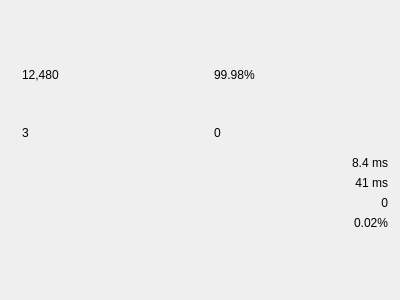
<?xml version="1.0" encoding="UTF-8"?>
<ui version="4.0">
 <class>CollectionStatisticsWodget</class>
 <widget class="QWidget" name="CollectionStatisticsWodget">
  <property name="geometry">
   <rect>
    <x>0</x>
    <y>0</y>
    <width>400</width>
    <height>300</height>
   </rect>
  </property>
  <property name="windowTitle">
   <string>Form</string>
  </property>
  <layout class="QVBoxLayout" name="verticalLayout">
   <property name="spacing">
    <number>8</number>
   </property>
   <property name="leftMargin">
    <number>12</number>
   </property>
   <property name="topMargin">
    <number>12</number>
   </property>
   <property name="rightMargin">
    <number>12</number>
   </property>
   <property name="bottomMargin">
    <number>12</number>
   </property>
   <item>
    <layout class="QHBoxLayout" name="horizontalLayoutTitle">
     <property name="spacing">
      <number>6</number>
     </property>
     <item>
      <widget class="QLabel" name="labelTitleBar">
       <property name="minimumSize">
        <size>
         <width>3</width>
         <height>14</height>
        </size>
       </property>
       <property name="maximumSize">
        <size>
         <width>3</width>
         <height>14</height>
        </size>
       </property>
       <property name="text">
        <string/>
       </property>
      </widget>
     </item>
     <item>
      <widget class="QLabel" name="labelTitle">
       <property name="text">
        <string/>
       </property>
      </widget>
     </item>
     <item>
      <spacer name="horizontalSpacerTitle">
       <property name="orientation">
        <enum>Qt::Orientation::Horizontal</enum>
       </property>
       <property name="sizeHint" stdset="0">
        <size>
         <width>40</width>
         <height>20</height>
        </size>
       </property>
      </spacer>
     </item>
    </layout>
   </item>
   <item>
    <layout class="QGridLayout" name="gridLayoutStat" rowminimumheight="0" columnstretch="1,1">
     <property name="horizontalSpacing">
      <number>8</number>
     </property>
     <property name="verticalSpacing">
      <number>8</number>
     </property>
     <item row="0" column="0">
      <widget class="QWidget" name="widgetTotal" native="true">
       <property name="minimumSize">
        <size>
         <width>0</width>
         <height>50</height>
        </size>
       </property>
       <layout class="QVBoxLayout" name="verticalLayoutTotal">
        <property name="spacing">
         <number>2</number>
        </property>
        <property name="leftMargin">
         <number>10</number>
        </property>
        <property name="topMargin">
         <number>7</number>
        </property>
        <property name="rightMargin">
         <number>10</number>
        </property>
        <property name="bottomMargin">
         <number>7</number>
        </property>
        <item>
         <widget class="QLabel" name="labelTotalCaption">
          <property name="text">
           <string/>
          </property>
          <property name="role" stdset="0">
           <string>statCaption</string>
          </property>
         </widget>
        </item>
        <item>
         <widget class="QLabel" name="labelTotalValue">
          <property name="text">
           <string>12,480</string>
          </property>
          <property name="role" stdset="0">
           <string>statValue</string>
          </property>
         </widget>
        </item>
       </layout>
      </widget>
     </item>
     <item row="0" column="1">
      <widget class="QWidget" name="widgetSuccess" native="true">
       <property name="minimumSize">
        <size>
         <width>0</width>
         <height>50</height>
        </size>
       </property>
       <layout class="QVBoxLayout" name="verticalLayoutSuccess">
        <property name="spacing">
         <number>2</number>
        </property>
        <property name="leftMargin">
         <number>10</number>
        </property>
        <property name="topMargin">
         <number>7</number>
        </property>
        <property name="rightMargin">
         <number>10</number>
        </property>
        <property name="bottomMargin">
         <number>7</number>
        </property>
        <item>
         <widget class="QLabel" name="labelSuccessCaption">
          <property name="text">
           <string/>
          </property>
          <property name="role" stdset="0">
           <string>statCaption</string>
          </property>
         </widget>
        </item>
        <item>
         <widget class="QLabel" name="labelSuccessValue">
          <property name="text">
           <string>99.98%</string>
          </property>
          <property name="role" stdset="0">
           <string>statValueSuccess</string>
          </property>
         </widget>
        </item>
       </layout>
      </widget>
     </item>
     <item row="1" column="0">
      <widget class="QWidget" name="widgetTimeout" native="true">
       <property name="minimumSize">
        <size>
         <width>0</width>
         <height>50</height>
        </size>
       </property>
       <layout class="QVBoxLayout" name="verticalLayoutTimeout">
        <property name="spacing">
         <number>2</number>
        </property>
        <property name="leftMargin">
         <number>10</number>
        </property>
        <property name="topMargin">
         <number>7</number>
        </property>
        <property name="rightMargin">
         <number>10</number>
        </property>
        <property name="bottomMargin">
         <number>7</number>
        </property>
        <item>
         <widget class="QLabel" name="labelTimeoutCaption">
          <property name="text">
           <string/>
          </property>
          <property name="role" stdset="0">
           <string>statCaption</string>
          </property>
         </widget>
        </item>
        <item>
         <widget class="QLabel" name="labelTimeoutValue">
          <property name="text">
           <string>3</string>
          </property>
          <property name="role" stdset="0">
           <string>statValueWarn</string>
          </property>
         </widget>
        </item>
       </layout>
      </widget>
     </item>
     <item row="1" column="1">
      <widget class="QWidget" name="widgetException" native="true">
       <property name="minimumSize">
        <size>
         <width>0</width>
         <height>50</height>
        </size>
       </property>
       <layout class="QVBoxLayout" name="verticalLayoutException">
        <property name="spacing">
         <number>2</number>
        </property>
        <property name="leftMargin">
         <number>10</number>
        </property>
        <property name="topMargin">
         <number>7</number>
        </property>
        <property name="rightMargin">
         <number>10</number>
        </property>
        <property name="bottomMargin">
         <number>7</number>
        </property>
        <item>
         <widget class="QLabel" name="labelExceptionCaption">
          <property name="text">
           <string/>
          </property>
          <property name="role" stdset="0">
           <string>statCaption</string>
          </property>
         </widget>
        </item>
        <item>
         <widget class="QLabel" name="labelExceptionValue">
          <property name="text">
           <string>0</string>
          </property>
          <property name="role" stdset="0">
           <string>statValue</string>
          </property>
         </widget>
        </item>
       </layout>
      </widget>
     </item>
    </layout>
   </item>
   <item>
    <layout class="QGridLayout" name="gridLayoutDetail" columnstretch="1,0">
     <property name="horizontalSpacing">
      <number>8</number>
     </property>
     <property name="verticalSpacing">
      <number>6</number>
     </property>
     <item row="0" column="0">
      <widget class="QLabel" name="labelAvgRttCaption">
       <property name="text">
        <string/>
       </property>
       <property name="role" stdset="0">
        <string>statItem</string>
       </property>
      </widget>
     </item>
     <item row="0" column="1">
      <widget class="QLabel" name="labelAvgRttValue">
       <property name="text">
        <string>8.4 ms</string>
       </property>
       <property name="alignment">
        <set>Qt::AlignmentFlag::AlignRight|Qt::AlignmentFlag::AlignTrailing|Qt::AlignmentFlag::AlignVCenter</set>
       </property>
       <property name="role" stdset="0">
        <string>statItemValue</string>
       </property>
      </widget>
     </item>
     <item row="1" column="0">
      <widget class="QLabel" name="labelPeakRttCaption">
       <property name="text">
        <string/>
       </property>
       <property name="role" stdset="0">
        <string>statItem</string>
       </property>
      </widget>
     </item>
     <item row="1" column="1">
      <widget class="QLabel" name="labelPeakRttValue">
       <property name="text">
        <string>41 ms</string>
       </property>
       <property name="alignment">
        <set>Qt::AlignmentFlag::AlignRight|Qt::AlignmentFlag::AlignTrailing|Qt::AlignmentFlag::AlignVCenter</set>
       </property>
       <property name="role" stdset="0">
        <string>statItemValue</string>
       </property>
      </widget>
     </item>
     <item row="2" column="0">
      <widget class="QLabel" name="labelCrcErrCaption">
       <property name="text">
        <string/>
       </property>
       <property name="role" stdset="0">
        <string>statItem</string>
       </property>
      </widget>
     </item>
     <item row="2" column="1">
      <widget class="QLabel" name="labelCrcErrValue">
       <property name="text">
        <string>0</string>
       </property>
       <property name="alignment">
        <set>Qt::AlignmentFlag::AlignRight|Qt::AlignmentFlag::AlignTrailing|Qt::AlignmentFlag::AlignVCenter</set>
       </property>
       <property name="role" stdset="0">
        <string>statItemValue</string>
       </property>
      </widget>
     </item>
     <item row="3" column="0">
      <widget class="QLabel" name="labelLostRateCaption">
       <property name="text">
        <string/>
       </property>
       <property name="role" stdset="0">
        <string>statItem</string>
       </property>
      </widget>
     </item>
     <item row="3" column="1">
      <widget class="QLabel" name="labelLostRateValue">
       <property name="text">
        <string>0.02%</string>
       </property>
       <property name="alignment">
        <set>Qt::AlignmentFlag::AlignRight|Qt::AlignmentFlag::AlignTrailing|Qt::AlignmentFlag::AlignVCenter</set>
       </property>
       <property name="role" stdset="0">
        <string>statItemValue</string>
       </property>
      </widget>
     </item>
    </layout>
   </item>
   <item>
    <spacer name="verticalSpacer">
     <property name="orientation">
      <enum>Qt::Orientation::Vertical</enum>
     </property>
     <property name="sizeHint" stdset="0">
      <size>
       <width>20</width>
       <height>20</height>
      </size>
     </property>
    </spacer>
   </item>
  </layout>
 </widget>
 <resources/>
 <connections/>
</ui>
